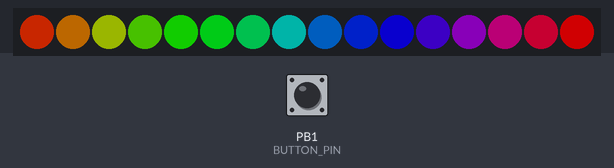
The sketch below on a simulated ATtiny85, built with avr-gcc and run on an emulated ATtiny85. Shown: 16 RGB LEDs in strip order, left to right. The inputs (shaded band) are chosen by the test bench; at power-on: PB1 (BUTTON_PIN) LOW. Dim RGB values are drawn brighter than linear; sleep ends after the set time or at an interrupt; random numbers use the default seed unless the sketch sets one.

Above: at 1.2 s.
1.3 s: PB1 (BUTTON_PIN) pulled HIGH for 3.2 s
At 5.1 s:
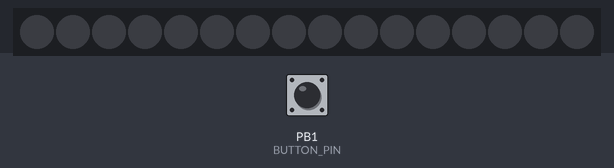
6.1 s: PB1 (BUTTON_PIN) pulled HIGH for 3.2 s
At 9.31 s:
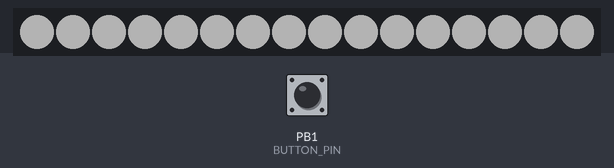
11.0 s: PB1 (BUTTON_PIN) pulled HIGH for 0.15 s
At 11.26 s:
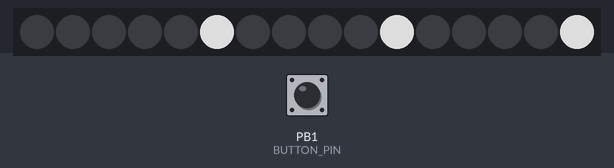
13.0 s: PB1 (BUTTON_PIN) pulled HIGH for 1 s
At 14.18 s:
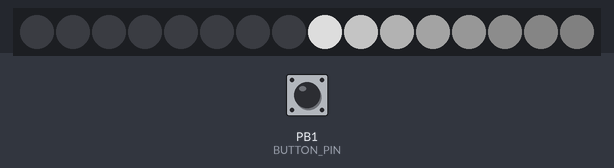
15.5 s: PB1 (BUTTON_PIN) pulled HIGH for 0.15 s
17.3 s: PB1 (BUTTON_PIN) pulled HIGH for 0.15 s
At 17.93 s:
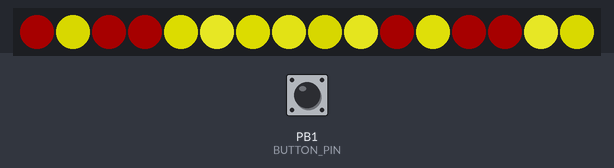

Measured:
- after the input at 6.1 s, the LEDs: change after 3.1 s (image 2)

The sketch:

buttoncyclerSmall.ino
```cpp
// This is a demonstration on how to use an input device to trigger changes on your neo pixels.
// You should wire a momentary push button to connect from ground to a digital IO pin.  When you
// press the button it will change to a new pixel animation.  Note that you need to press the
// button once to start the first animation!

#include <Adafruit_NeoPixel.h>
#include <avr/sleep.h>

//#define ARDUINO_UNO 1
#define GEMMA 1

// Digital IO pin connected to the button.  This will be
// held low with an external with a pull-down resistor
// so the switch should pull the pin high momentarily.
// On a low -> high transition, the button press logic
// will execute.
#ifdef ARDUINO_UNO
#define BUTTON_PIN   2
#define BTN_LED_PIN  8
#elif GEMMA
#define BUTTON_PIN   1
#endif

// Analog input pin used to adjust brightness.
#ifdef ARDUINO_UNO
#define POT_PIN     A0
#endif

// Digital IO pin connected to the NeoPixels.
#ifdef ARDUINO_UNO
#define PIXEL_PIN    6
#elif GEMMA
#define PIXEL_PIN    0
#endif

// Number of milliseconds the button must be held down for to sleep/wake the processor.
#define SLEEP_BUTTON_HOLD_TIME 3000

// Pin used to enable power output. Goes to the base of a transistor sitting between power and the Neopixels.
#ifdef ARDUINO_UNO
#define POWER_EN_PIN 7
#elif GEMMA
#define POWER_EN_PIN 2
#endif

// number of pixels
#define PIXEL_COUNT 16
#define TWO_PIXEL_COUNT PIXEL_COUNT*2

// these are the minimum brightness for any given color
#ifdef ARDUINO_UNO
#define MIN 5
#define RAINBOW_MIN 45
#elif GEMMA
#define MIN 65 // the gemma runs on 3.3v, so the pixels aren't as bright and just end up flickering more
#endif

typedef enum {
  RAINBOW_CYCLE, BETTER_THEATER_CHASE, SNAKE, RAIN, FIRE, NONE, FLASH
} SHOW_TYPE;

// Parameter 1 = number of pixels in strip,  neopixel stick has 8
// Parameter 2 = pin number (most are valid)
// Parameter 3 = pixel type flags, add together as needed:
//   NEO_RGB     Pixels are wired for RGB bitstream
//   NEO_GRB     Pixels are wired for GRB bitstream, correct for neopixel stick
//   NEO_KHZ400  400 KHz bitstream (e.g. FLORA pixels)
//   NEO_KHZ800  800 KHz bitstream (e.g. High Density LED strip), correct for neopixel stick
Adafruit_NeoPixel strip = NULL;

uint32_t sparkles[PIXEL_COUNT];
uint32_t rand_next = 3179389096;
uint32_t changeTimer = millis();
uint16_t idx = 0;
uint16_t currTime, btnHighTime = 0;
#ifdef ARDUINO_UNO
uint8_t brightness = 150;
#endif
SHOW_TYPE showType = RAINBOW_CYCLE;
bool oldState = LOW;

void setup() {
#ifdef ARDUINO_UNO
  Serial.begin(9600);
#endif

  // TURN THIS PIN ON BEFORE ANYTHING ELSE!!!!!
  // (more specifically, turn this pin on before the PIXEL_PIN)
#ifdef POWER_EN_PIN
  pinMode(POWER_EN_PIN, OUTPUT);
  digitalWrite(POWER_EN_PIN, HIGH);
  delay(10); // wait for the capacitor to saturate before doing anything else
#endif

  pinMode(BUTTON_PIN, INPUT);
#ifdef BTN_LED_PIN
  pinMode(BTN_LED_PIN, OUTPUT);
#endif

  //pinMode(PIXEL_PIN, OUTPUT);
  strip = Adafruit_NeoPixel(PIXEL_COUNT, PIXEL_PIN, NEO_GRB + NEO_KHZ800);
  strip.begin();
  strip.show(); // Initialize all pixels to 'off'
}

void loop() {
  uint8_t prevShowType;
  bool newState;

  // Get current button state.
  newState = digitalRead(BUTTON_PIN);
#ifdef BTN_LED_PIN
  digitalWrite(BTN_LED_PIN, newState);
#endif

  // Check if state changed from low to high (button press).
  currTime = millis();
  if (newState == HIGH)
  {
    if (btnHighTime > 0 && currTime > btnHighTime + SLEEP_BUTTON_HOLD_TIME)
    {
      doSleep();
      newState = LOW;
    }
    else if (oldState == LOW)
    {
      btnHighTime = currTime;
    }
    changeTimer = millis(); // reset auto-change countdown whenever a button press is detected
  }
  else // newState = LOW
  {
    btnHighTime = 0;
    if (oldState == HIGH)
    {
      // Short delay to debounce button.
      delay(20);
      // Check if button is still high after debounce.
      newState = digitalRead(BUTTON_PIN);
      if (newState == LOW)
      {
        // update the display
        showType = (int)showType + 1;
        if (showType >= NONE)
          showType = 0;
        showTypeChanged();
      }
    }
  }

  // Set the last button state to the old state.
  oldState = newState;

  // auto-cycle through show types once/hour
  if (changeTimer > millis()) // deal with clock rollover
    changeTimer = millis();
  else if (millis() - changeTimer > 3600000) // = 60 * 60 * 1000
  {
    prevShowType = showType;
    while (showType == prevShowType)
      showType = smallRand(NONE);
    showTypeChanged();
    changeTimer = millis();
  }

  // set the brightness
#ifdef ARDUINO_UNO
  strip.setBrightness(brightness);
#endif

  // run the show
  runShow();
  idx++;
}

void showTypeChanged()
{
  uint8_t i;

  uniform(0);
  memset(sparkles, 0, PIXEL_COUNT * 4);
}

void runShow()
{
  uint16_t delayMills = 0;
  strip.setBrightness(255);

  switch (showType) {
    case RAINBOW_CYCLE:
      delayMills = rainbowCycle();
      break;
    case BETTER_THEATER_CHASE:
      delayMills = betterTheaterChase();
      break;
    case SNAKE:
      delayMills = snake();
      break;
    case RAIN:
      delayMills = rain();
      break;
    case FIRE:
      delayMills = fire();
      break;
    case NONE:
      delayMills = uniform(0);
      break;
    case FLASH:
      flash(idx % 2);
      delayMills = 250;
      break;
  }

  strip.show();
  delay(delayMills);
}

uint16_t uniform(uint32_t c)
{
  uint8_t i;

  for (i = 0; i < PIXEL_COUNT; i++)
  {
    strip.setPixelColor(i, c);
  }

  return 100;
}

uint16_t rainbowCycle()
{
  uint32_t c;
  uint16_t i, j, k, interval;

  j = clkDivide(idx, 20) % PIXEL_COUNT; // essentially pixel position
  k = clkDivide(idx, 2) % 10;

  interval = 256 / PIXEL_COUNT;
  for (i = 0; i < strip.numPixels(); i++) {
    c = Wheel((i + j) * interval + (k * interval / 10));
    strip.setPixelColor(i, c);
  }
  strip.setBrightness(120);

  return 60;
}

uint16_t betterTheaterChase()
{
  uint8_t pos = clkDivide(idx, 3) % (TWO_PIXEL_COUNT);
  uint8_t i, revPos;

  uniform(0);

  for (i = 0; i < 3; i++)
  {
    // draw current position
    revPos = PIXEL_COUNT - (pos / 2) - 1;
    if (pos == TWO_PIXEL_COUNT - 1)
    {
      strip.setPixelColor(PIXEL_COUNT - 1, 100, 100, 100);
      strip.setPixelColor(0,               100, 100, 100);
    }
    else if (pos % 2 == 0)
    {
      strip.setPixelColor(revPos, 150, 150, 150);
    }
    else //if (pos < TWO_PIXEL_COUNT)
    {
      strip.setPixelColor(revPos,     100, 100, 100);
      strip.setPixelColor(revPos - 1, 100, 100, 100);
    }

    // prepare for next position
    pos += (TWO_PIXEL_COUNT * 4) / (4 * 3);
    pos %= TWO_PIXEL_COUNT;
  }

  return 40;
}

uint16_t snake()
{
  uint16_t c;
  uint8_t pos = clkDivide(idx, 3) % PIXEL_COUNT;
  uint8_t i;
  int8_t j;

  c = 150;
  for (i = 0; i < PIXEL_COUNT; i++)
  {
    j = pos - i;
    if (j < 0) j += PIXEL_COUNT;
    j = PIXEL_COUNT - j - 1;
    strip.setPixelColor(j, c, c, c);
    if (c > 5)
      c = c * 10 / 16;
    else
      c = 0;
  }

  return 40;
}

uint16_t rain()
{
	// sparkle(baseColor, sparkleColorLow, singleChannelRange, numSparkles, subVal)
  sparkle(0x0000001E, 0x00505050, 80, 4, 2);

  return 60;
}

uint16_t fire()
{
  // create the base red color
  uint32_t baseColor = (idx % 25) * 2;
  if (baseColor > 25)
    baseColor = 50 - baseColor;
  baseColor += 25;
  baseColor = baseColor << 16;

	// sparkle(baseColor, sparkleColorLow, singleChannelRange, numSparkles, subVal)
  sparkle(baseColor, 0x00969600, 60, PIXEL_COUNT - 6, 2);

  return 20;
}

/**
   A psuedo-random number generator that takes less space than the built in random().
   https://en.wikipedia.org/wiki/Xorshift
*/
uint32_t smallRand(uint32_t limit)
{
  /* Algorithm "xor" from p. 4 of Marsaglia, "Xorshift RNGs" */
  rand_next ^= rand_next << 13;
  rand_next ^= rand_next >> 17;
  rand_next ^= rand_next << 5;
  //    Serial.println(rand_next);
  return rand_next % limit;
}

/** Creates a faded sparkling animation.
 * @param baseColor The color for non-sparkles.
 * @param sparkleColorLow The brightest possible sparkle color.
 * @param singleChannelRange The smallest span in the R, G, or B channel between baseColor and sparkleColorLow.
 * @param numSparkles The number of pixels to have sparkle at a time.
 * @param subVal The value to subtract from current sparkle pixels.
 */
void sparkle(uint32_t baseColor, uint32_t sparkleColorLow, uint32_t singleChannelRange, uint8_t numSparkles, uint8_t subVal)
{
  uint32_t rangeRnd;
  uint8_t i, pixel, cnt = 0;
  uint8_t *pixPtr, *basePtr;

  // how many sparkles do we have?
  for (pixel = 0; pixel < PIXEL_COUNT; pixel++)
  {
    cnt += (sparkles[pixel] > 0) ? 1 : 0;
  }

  // create new sparkles!
  while (cnt < numSparkles)
  {
    pixel = smallRand(PIXEL_COUNT);
    if (sparkles[pixel] == 0)
    {
      rangeRnd = smallRand(singleChannelRange);
      sparkles[pixel] = ( (sparkleColorLow & 0x00FF0000) + (rangeRnd << 16) |
                          (sparkleColorLow & 0x0000FF00) + (rangeRnd <<  8) |
                          (sparkleColorLow & 0x000000FF) +         rangeRnd );
      cnt++;
    }
  }

  // draw the sparkles
  for (pixel = 0; pixel < PIXEL_COUNT; pixel++)
  {
    if (sparkles[pixel] > 0)
    {
      pixPtr = (uint8_t*)(sparkles + pixel);
      basePtr = (uint8_t*)&baseColor;
      for (i = 0; i < 4; i++)
      {
        if (pixPtr[i] > 0)
        {
          if (pixPtr[i] > subVal)
            pixPtr[i] -= subVal;
          else
            pixPtr[i] = 0;
        }
        if (pixPtr[i] < basePtr[i])
          pixPtr[i] = basePtr[i];
      }
      strip.setPixelColor(pixel, *((uint32_t*)pixPtr) );
      if (sparkles[pixel] == baseColor)
      {
        sparkles[pixel] = 0;
      }
    }
    else
    {
      strip.setPixelColor(pixel, baseColor);
    }
  }
}

uint16_t flash(bool on)
{
  uniform(on ? 0x80808080 : 0);
  strip.show();
}

// Input a value 0 to 255 to get a color value.
// The colours are a transition r - g - b - back to r.
uint32_t Wheel(uint8_t WheelPos) {
  WheelPos = 255 - WheelPos;
  if (WheelPos < 85) {
    return strip.Color(255 - WheelPos * 3, 0, WheelPos * 3);
  }
  if (WheelPos < 170) {
    WheelPos -= 85;
    return strip.Color(0, WheelPos * 3, 255 - WheelPos * 3);
  }
  WheelPos -= 170;
  return strip.Color(WheelPos * 3, 255 - WheelPos * 3, 0);
}

/**
   Divides the given in by divVal.
   Examples:
   1) in     = 0
      divVal = 10
      ret    = 0
   2) in     = 45
      divVal = 10
      ret    = 4
   3) in     = 45
      divVal = 1
      ret    = 45
*/
uint16_t clkDivide(uint16_t in, uint16_t divVal)
{
  return (in - (in % divVal)) / divVal;
}

/**
   Turns off the ADC and puts the processor in an extremely low power mode.
   Holding the button down for 3 seconds will turn the processor back on, but it won't do anything until the button is released.
   Once the processor is awake it will also re-enable everything it had turned off.
*/
void doSleep()
{
  uint8_t adcsra_prev, i;
  bool flashVal, wakeReady;

  wakeReady = false;
  flashVal = true;

  // let the user know we are going to sleep
#ifdef ARDUINO_UNO
  Serial.println("Going to sleep now!");
  delay(50);
#endif
  for (i = 0; i < 3; i++);
  {
    flash(true);
    delay(250);
    flash(false);
    delay(250);
  }

  // wait for the user to release the button
  while (digitalRead(BUTTON_PIN) == HIGH)
  {
    delay(100);
  }
  delay(50); // debounce time

  // turn off the button LED
#ifdef BTN_LED_PIN
  digitalWrite(BTN_LED_PIN, LOW);
#endif

  // disable ADC
#ifdef ARDUINO_UNO
  Serial.println("...disabling ADC");
  delay(50);
#endif
  adcsra_prev = ADCSRA;
#ifdef ARDUINO_UNO
  ADCSRA = 0;
#elif GEMMA
  ADCSRA &= ~_BV(ADEN);
#endif

  // prepare shut down
#ifdef ARDUINO_UNO
  Serial.println("...preparing to shut down");
  delay(50);
#endif
  enableSleep();

  // shut down
#ifdef ARDUINO_UNO
  Serial.println("...shutting down");
  delay(50);
#endif
  safeSleep();
#ifdef ARDUINO_UNO
  Serial.println("...temp wake up");
  delay(50);
#endif

  /////////////////////////////////////////////////////////////////
  /////////////////////// Now we are asleep. //////////////////////
  ////// Once we pass this line, we check for wake signal. ////////
  /////////////////////////////////////////////////////////////////

  // disable sleep while waiting on button press status
  disableSleep();

  // check if button is held down for long enough
  while (1)
  {
#ifdef ARDUINO_UNO
    Serial.println("Check for wake up!");
    delay(50);
#endif
    currTime = millis();
    btnHighTime = currTime;

    // debounce time
    delay(50);

    // wait for the button to be released
#ifdef BTN_LED_PIN
    digitalWrite(BTN_LED_PIN, HIGH);
#endif
    while (digitalRead(BUTTON_PIN) == HIGH)
    {
      delay(100);
      currTime = millis();
      if (currTime > btnHighTime + SLEEP_BUTTON_HOLD_TIME)
      {
        // Held down for 3 seconds, time to wake up!
        wakeReady = true;

        // Let the user know we are awake and wait for button to be released.
        wakeReady = true;
        flash(flashVal);
        flashVal = !flashVal;
        delay(250);
      }
    }
    delay(50); // debounce time
    if (wakeReady)
    {
      break;
    }

    // not held long enough, go to sleep
#ifdef BTN_LED_PIN
    digitalWrite(BTN_LED_PIN, LOW);
#endif
    enableSleep();
    safeSleep();    // go back to sleep, wait for next button press
    disableSleep(); // wake for next cycle button press check
  }

  ////////////////////////////////////////
  ////////// Now we are awake. ///////////
  ////////////////////////////////////////

  // disable sleep
  sleep_disable();

  // enable ADC
  ADCSRA = adcsra_prev;

  // get everything to a good state
  btnHighTime = 0;
#ifdef ARDUINO_UNO
  Serial.println("Time to wake up!");
  delay(50);
#endif
  changeTimer = millis();
}

/**
   Enables sleep and registers the interrupt button as an external wake interrupt.
*/
void enableSleep()
{
  // enable interrupt pin INT0 (arduino uno digital pin 2)
#ifdef ARDUINO_UNO
  //EICRA = _BV(ISC01);            //configure INT0 to trigger on falling edge
  //EIMSK = _BV(INT0);             //enable INT0
  attachInterrupt(digitalPinToInterrupt(BUTTON_PIN), sleepInterruptHandler, HIGH);
#elif GEMMA
  PCMSK = _BV(PCINT1);             // Set change mask for pin 1
  GIMSK = _BV(PCIE);               // Enable pin change interrupt
#endif

  cli();                        // Disable interrupts

  set_sleep_mode(SLEEP_MODE_PWR_DOWN);
  sleep_enable();

  sei();                        // Enable interrupts
}

/**
   Disables sleep and unregisters the interrupt button as an external wake interrupt.
*/
void disableSleep()
{
  // disable interrupt pin INT0 (arduino uno digital pin 2)
#ifdef ARDUINO_UNO
  //EICRA = ~_BV(ISC01);            //configure INT0 to trigger on falling edge
  //EIMSK = ~_BV(INT0);             //enable INT0
  detachInterrupt(0);
#elif GEMMA
  GIMSK = 0;                        // Disable Pin Change Interrupts
  PCMSK = 0;                        // Turn off interrupt pin
#endif

  cli();                        // Disable interrupts
  sleep_disable();              // Clear SE bit

  sei();                        // Enable interrupts
}

/**
   Turns off the neopixels, turns off the power pin, and then sleeps.
   After sleep, turns the power pin back on.
*/
void safeSleep()
{
  uniform(0);                       // turn off the neopixels
  strip.show();                     // tell the neopixels that they're off
  digitalWrite(PIXEL_PIN, LOW);     // no really, turn them off
  delay(10);                        // wait for them to realize they're off, just to be extra safe
#ifdef POWER_EN_PIN
  digitalWrite(POWER_EN_PIN, LOW);  // turn off the power to the neopixels
#endif
  sleep_cpu();                      // go to sleep
#ifdef POWER_EN_PIN
  digitalWrite(POWER_EN_PIN, HIGH); // turn on power to the neopixels
  delay(10); // wait for the capacitor to saturate before doing anything else
#endif
}

//external interrupt 0 wakes the MCU
#ifdef ARDUINO_UNO
void sleepInterruptHandler()//INT0_vect)
#elif GEMMA
ISR(PCINT0_vect)
#endif
{
  disableSleep();
}
```
